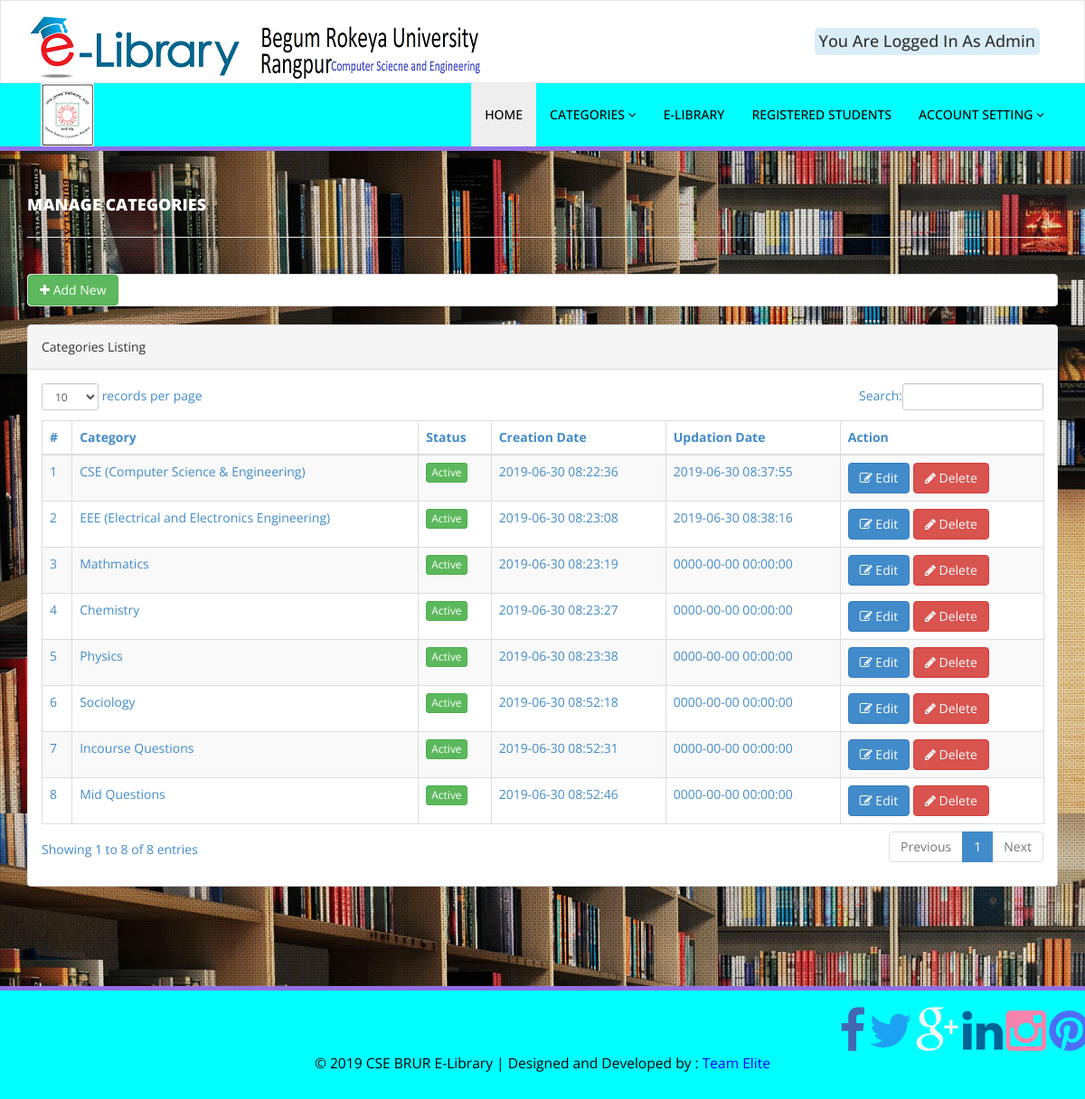
The app's page /admin/manage-categories.php (signed in) with its own data.
### tables this page shows
CREATE TABLE `category` (
  `id` int(11) NOT NULL,
  `CategoryName` varchar(150) DEFAULT NULL,
  `Status` int(1) DEFAULT NULL,
  `CreationDate` timestamp NULL DEFAULT CURRENT_TIMESTAMP,
  `UpdationDate` timestamp NULL DEFAULT '0000-00-00 00:00:00' ON UPDATE CURRENT_TIMESTAMP
);

### admin/manage-categories.php (the view, shortened to what this page needs)
<?php
include('includes/sessionchecker.php');
    ?>
    <!DOCTYPE html>
    <html xmlns="http://www.w3.org/1999/xhtml">
    <head>
        <link href="assets/css/bootstrap.css" rel="stylesheet" />
        <link href="assets/css/font-awesome.css" rel="stylesheet" />
        <link href="assets/js/dataTables/dataTables.bootstrap.css" rel="stylesheet" />
        <link href="assets/css/style.css" rel="stylesheet" />
    </head>
    <body style="background-image: url('./assets/img/bg.jpg');">
      <?php include('includes/header.php');?>
      <div class="content-wrapper">
       <div class="container">
        <div class="row pad-botm">
            <div class="col-md-12">
                <h4 class="header-line"  style="color:white;">Manage Categories</h4>
            </div>
            <div class="row">
               </div>
           </div>
           <div class="row">
              <div class="col-md-12">
                <div class="panel panel-default">
                  <a href="add-category.php"><button class="btn btn-success"><i class="fa fa-plus "></i> Add New</button>
                </div>
              </div>
           </div>
           <div class="row">
            <div class="col-md-12">
                <div class="panel panel-default">
                    <div class="panel-heading">
                     Categories Listing
                    </div>
                 <div class="panel-body">
                    <div class="table-responsive">
                        <table class="table table-striped table-bordered table-hover" id="dataTables-example">
                            <thead>
                                <tr>
                                    <th>#</th>
                                    <th>Category</th>
                                    <th>Status</th>
                                    <th>Creation Date</th>
                                    <th>Updation Date</th>
                                    <th>Action</th>
                                </tr>
                            </thead>
                            <tbody>
                                <?php $sql = "SELECT * from  category";
                                $query = $dbh -> prepare($sql);
                                $query->execute();
                                $results=$query->fetchAll(PDO::FETCH_OBJ);
                                $cnt=1;
                                if($query->rowCount() > 0)
                                {
                                    foreach($results as $result)
                                        {               ?>
                                            <tr class="odd gradeX">
                                                <td class="center"><?php echo htmlentities($cnt);?></td>
                                                <td class="center"><?php echo htmlentities($result->CategoryName);?></td>
                                                <td class="center"><?php if($result->Status==1) {?>
                                                    <a href="#" class="btn btn-success btn-xs">Active</a>
                                                    <?php } else {?>
                                                    <a href="#" class="btn btn-danger btn-xs">Inactive</a>
                                                    <?php } ?></td>
                                                    <td class="center"><?php echo htmlentities($result->CreationDate);?></td>
                                                    <td class="center"><?php echo htmlentities($result->UpdationDate);?></td>
                                                    <td class="center">
                                                        <a href="edit-category.php?catid=<?php echo htmlentities($result->id);?>"><button class="btn btn-primary"><i class="fa fa-edit "></i> Edit</button>
                                                          <a href="manage-categories.php?del=<?php echo htmlentities($result->id);?>" onclick="return confirm('Are you sure you want to delete?');"" >  <button class="btn btn-danger"><i class="fa fa-pencil"></i> Delete</button>
                                                          </td>
                                                      </tr>
                                                      <?php $cnt=$cnt+1;}} ?>
                                                  </tbody>
                                              </table>
                                          </div>
                                      </div>
                                  </div>
                              </div>
                          </div>
                      </div>
                  </div>
                  <?php include('includes/footer.php');?>
              </body>
              </html>

### admin/includes/header.php (shortened to what this page needs)
<div class="navbar navbar-inverse set-radius-zero" >
    <div class="container">
        <div class="navbar-header">
            <a href="dashboard.php" class="navbar-brand">
                <img src="../assets/img/eLibrary_logo_web.png" />
            </a>
        </div>
        <div class="right-div">
            <h4 class="bg-info text-white" style="padding:5px;border-radius:5px;">You Are Logged In As Admin</h4>
        </div>
    </div>
</div>
<section class="menu-section" style="background-color:cyan;">
    <div class="container">
        <div class="row ">
            <div class="col-md-12">
                <div class="navbar-collapse collapse ">
                    <a href="https://brur.ac.bd/" target="_blank" style="float:left;">
                        <img src="../assets/img/brur_logo.png" />
                    </a>
                    <ul id="menu-top" class="nav navbar-nav navbar-right">
                        <li><a href="dashboard.php" class="menu-top-active">Home</a></li>
                        <li>
                            <a href="#" class="dropdown-toggle" id="ddlmenuItem" data-toggle="dropdown"> Categories <i class="fa fa-angle-down"></i></a>
                        </li>
                        <li>
                            <a href="manage-contents.php">E-Library</a>
                        </li>
                        <li><a href="reg-students.php">Registered Students</a></li>
                        <li>
                            <a href="#" class="dropdown-toggle" id="ddlmenuItem" data-toggle="dropdown"> Account Setting <i class="fa fa-angle-down"></i></a>
                        </li>
                    </ul>
                </div>
            </div>
        </div>
    </div>
</section>

### admin/includes/footer.php
   <section class="footer-section" style="background-color:cyan;">
      <div class="container">
         <div class="row">
            <div class="col-md-12 py-5">
              <div class="mb-5 flex-center">
                <a class="fb-ic" style="color:#4267B2;"  href="https://www.facebook.com/groups/csebrur/">
                  <i class="fa fa-facebook fa-lg white-text mr-md-5 mr-3 fa-4x"> </i>
               </a>
               <a class="tw-ic" style="color:#1DA1F2;" href="#">
                  <i class="fa fa-twitter fa-lg white-text mr-md-2 mr-3 fa-4x"> </i>
               </a>
               <a class="gplus-ic" style="color:#F4F4F4;" href="#">
                  <i class="fa fa-google-plus fa-lg white-text mr-md-5 mr-3 fa-4x"> </i>
               </a>
               <a class="li-ic" style="color:#006295;" href="#">
                  <i class="fa fa-linkedin fa-lg white-text mr-md-5 mr-3 fa-4x"> </i>
               </a>
               <a class="ins-ic" style="color:#F783AC;" href="#">
                  <i class="fa fa-instagram fa-lg white-text mr-md-5 mr-3 fa-4x"> </i>
               </a>
               <a class="pin-ic" style="color:#4C6EF5;" href="#">
                  <i class="fa fa-pinterest fa-lg white-text fa-4x"> </i>
               </a>
            </div>
         </div>
      </div>
   </div>
   <div class="footer-copyright text-center py-3"><big>
     &copy; 2019 CSE BRUR E-Library | Designed and Developed by : <span title="Saroar Mahmud,Ruman Hossain,Mostafa Kamal"><a href="https://www.facebook.com/ruman.hossain.988/" target="_blank" style="color:blue;">Team Elite</a></span></big>
  </div>
</section>

### admin/assets/css/style.css (style rules this page uses)
.set-radius-zero { border-radius:0px; -moz-border-radius:0px; -webkit-border-radius:0px; }
.content-wrapper { margin-top: 40px; min-height:800px; padding-bottom:90px; }
.header-line { font-weight:900; padding-bottom:25px; border-bottom:1px solid #eeeeee; text-transform:uppercase; }
.pad-botm { padding-bottom:30px; }
.right-div { float: right; padding: 20px; }
#menu-top a { color:#000; text-decoration:none; font-weight:500; padding: 25px 15px 25px 15px; text-transform:uppercase; }
.menu-section { background-color: #f7f7f7; border-bottom:5px solid #9170E4; width:100% }
.menu-top-active { background-color:#eeeeee; }
.navbar-inverse { background-color: #FFF; border-color: rgba(155, 153, 153, 0.23); }
.navbar { min-height: 90px; margin-bottom: 0px; }
.footer-section { padding:25px 50px 25px 50px; color:#000; font-size:13px; background-color: #f7f7f7; text-align:right; border-top:5px solid #9170E4; }
.footer-section a, .footer-section a:hover { color:#000; }

### records on screen
category: CategoryName "CSE (Computer Science & Engineering)", Status "Active", CreationDate "2019-06-30 08:22:36", UpdationDate "2019-06-30 08:37:55"
category: CategoryName "EEE (Electrical and Electronics Engineering)", Status "Active", CreationDate "2019-06-30 08:23:08", UpdationDate "2019-06-30 08:38:16"
category: CategoryName "Mathmatics", Status "Active", CreationDate "2019-06-30 08:23:19", UpdationDate "0000-00-00 00:00:00"
category: CategoryName "Chemistry", Status "Active", CreationDate "2019-06-30 08:23:27", UpdationDate "0000-00-00 00:00:00"
category: CategoryName "Physics", Status "Active", CreationDate "2019-06-30 08:23:38", UpdationDate "0000-00-00 00:00:00"
category: CategoryName "Sociology", Status "Active", CreationDate "2019-06-30 08:52:18", UpdationDate "0000-00-00 00:00:00"
category: CategoryName "Incourse Questions", Status "Active", CreationDate "2019-06-30 08:52:31", UpdationDate "0000-00-00 00:00:00"
category: CategoryName "Mid Questions", Status "Active", CreationDate "2019-06-30 08:52:46", UpdationDate "0000-00-00 00:00:00"
